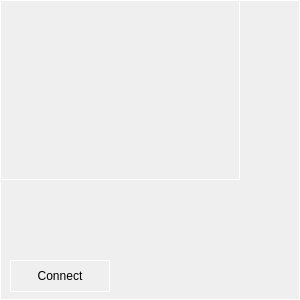
<?xml version="1.0" encoding="UTF-8"?>
<ui version="4.0">
 <class>DriverPage</class>
 <widget class="QWidget" name="DriverPage">
  <property name="geometry">
   <rect>
    <x>0</x>
    <y>0</y>
    <width>300</width>
    <height>300</height>
   </rect>
  </property>
  <property name="windowTitle">
   <string>Form</string>
  </property>
  <property name="styleSheet">
   <string notr="true">border: 1px solid white;</string>
  </property>
  <widget class="QLabel" name="videoLabel">
   <property name="geometry">
    <rect>
     <x>0</x>
     <y>0</y>
     <width>240</width>
     <height>180</height>
    </rect>
   </property>
   <property name="styleSheet">
    <string notr="true">border: 1px solid white;</string>
   </property>
   <property name="text">
    <string/>
   </property>
  </widget>
  <widget class="QPushButton" name="connectButton">
   <property name="geometry">
    <rect>
     <x>10</x>
     <y>260</y>
     <width>100</width>
     <height>32</height>
    </rect>
   </property>
   <property name="text">
    <string>Connect</string>
   </property>
  </widget>
 </widget>
 <resources/>
 <connections/>
</ui>
